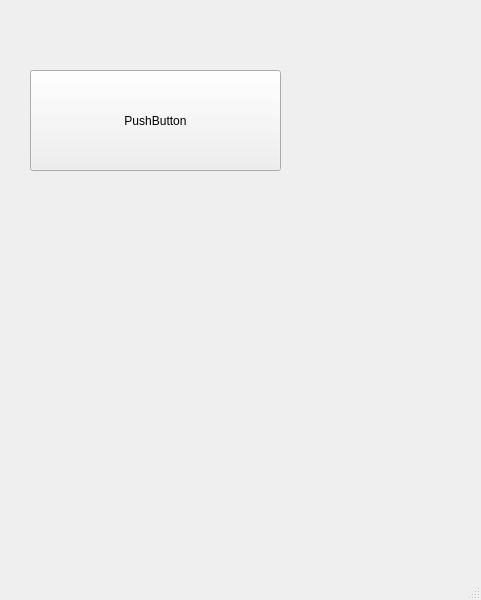
<?xml version="1.0" encoding="UTF-8"?>
<ui version="4.0">
 <class>MainWindow</class>
 <widget class="QMainWindow" name="MainWindow">
  <property name="geometry">
   <rect>
    <x>0</x>
    <y>0</y>
    <width>481</width>
    <height>600</height>
   </rect>
  </property>
  <property name="windowTitle">
   <string>MainWindow</string>
  </property>
  <widget class="QWidget" name="centralwidget">
   <widget class="QPushButton" name="pushButton">
    <property name="geometry">
     <rect>
      <x>30</x>
      <y>70</y>
      <width>251</width>
      <height>101</height>
     </rect>
    </property>
    <property name="text">
     <string>PushButton</string>
    </property>
   </widget>
  </widget>
  <widget class="QMenuBar" name="menubar">
   <property name="geometry">
    <rect>
     <x>0</x>
     <y>0</y>
     <width>481</width>
     <height>26</height>
    </rect>
   </property>
  </widget>
  <widget class="QStatusBar" name="statusbar"/>
 </widget>
 <resources/>
 <connections/>
</ui>
